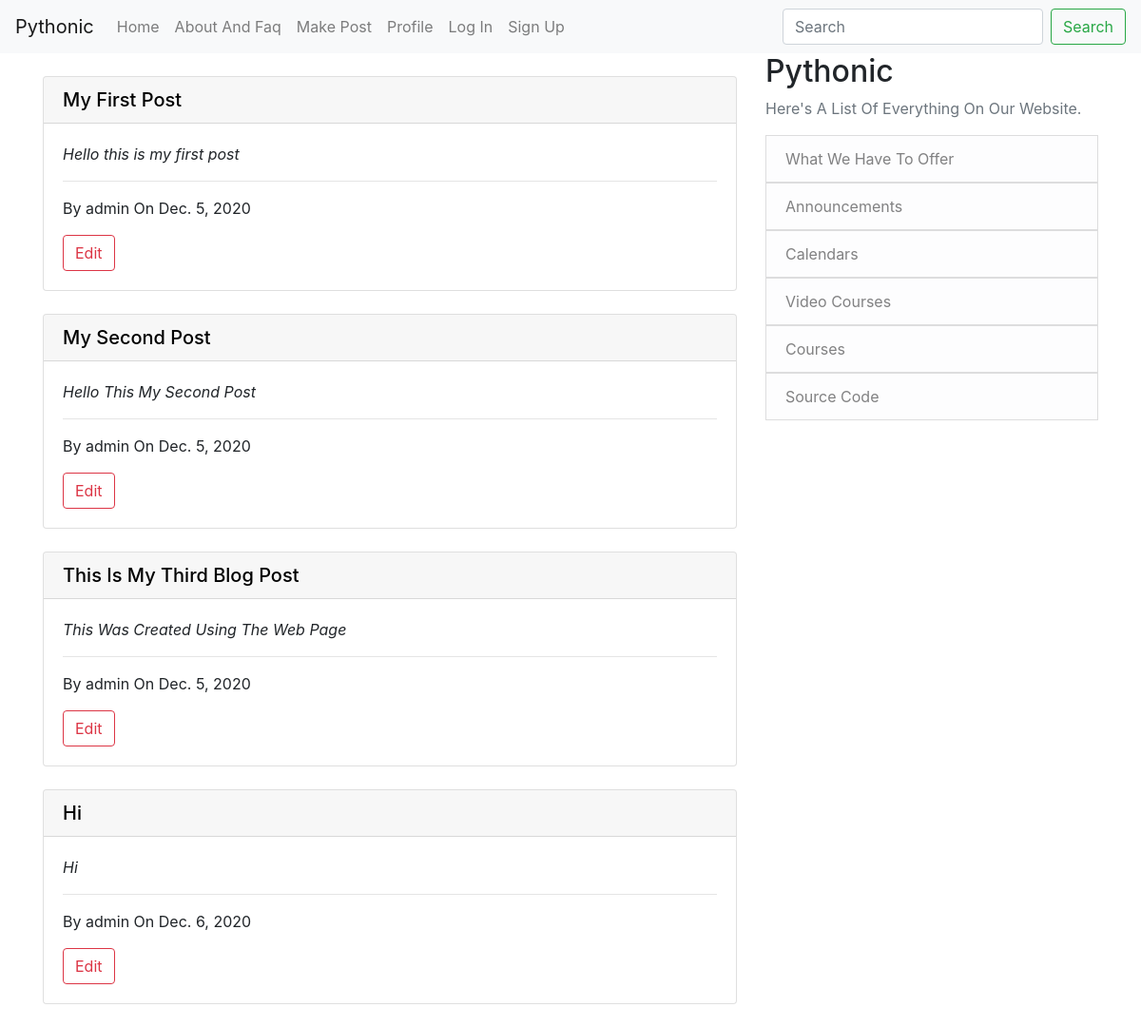
The page / on the database its author committed.
### App/models.py (models this page shows, shortened)
class Post(models.Model):
    title = models.CharField(max_length=120)
    author = models.ForeignKey(User, on_delete=models.CASCADE)
    context = models.TextField()
    date_created = models.DateField()

### App/views.py (the view)
# urls.py: path('', home_view.as_view(), name='home'),
class home_view(ListView):
    model = Post
    template_name = 'App/home.html'

### App/templates/App/home.html (shortened to what this page needs)
{% extends "App/base.html" %}
{% block content %}
<br>
{% for post in object_list %}
    <div class="card">
        <a href="{% url 'post_detail' post.pk %}" style="text-decoration: none; color: black">
            <h5 class="card-header">{{ post.title }}</h5>
        </a>
        <div class="card-body">
            <p class="card-text"><i>{{ post.context }}</i></p>
            <hr>
            <p class="card-text">By {{ post.author }} On {{ post.date_created }}</p>
            <a href="{% url 'post_edit' post.pk %}" type="button" class="btn btn-outline-danger">Edit</a>
        </div>
    </div>
    <br>
{% endfor %}
{% endblock %}

### rows shown on the page
Post: title "My First Post", context "Hello this is my first post", author "admin", date_created "Dec. 5, 2020"
Post: title "My Second Post", context "Hello This My Second Post", author "admin", date_created "Dec. 5, 2020"
Post: title "This Is My Third Blog Post", context "This Was Created Using The Web Page", author "admin", date_created "Dec. 5, 2020"
Post: title "Hi", context "Hi", author "admin", date_created "Dec. 6, 2020"
